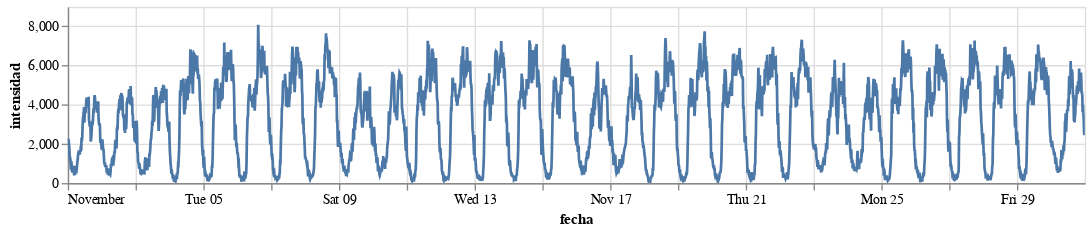

Notebook code for this chart:
### Code cell
#Haremos los mismos graficos para otro punto de medida, esta vez el 6843.
data2 = trafico[trafico['id'] == 6843]

#Grafico de Intensidad
alt.Chart(data2, width=750, height=130)\
.mark_line()\
.encode(x='fecha:T', y='intensidad:Q')\
.interactive(bind_y = False)

### Figure 1 — Vega-Lite specification as saved in the notebook (floating-point values rounded to 4 significant figures; data arrays with more than 128 entries replaced by an {"elided": "..."} marker saying what was removed)
{"config": {"view": {"continuousWidth": 300, "continuousHeight": 300}}, "data": {"name": "data-c1ecd590442dbc6cdbfd52b2e640e14f"}, "mark": {"type": "line"}, "encoding": {"x": {"field": "fecha", "type": "temporal"}, "y": {"field": "intensidad", "type": "quantitative"}}, "height": 130, "params": [{"name": "param_14", "select": {"type": "interval", "encodings": ["x"]}, "bind": "scales"}], "width": 750, "$schema": "https://vega.github.io/schema/vega-lite/v5.16.3.json", "datasets": {"data-c1ecd590442dbc6cdbfd52b2e640e14f": {"elided": "2880 records"}}}
